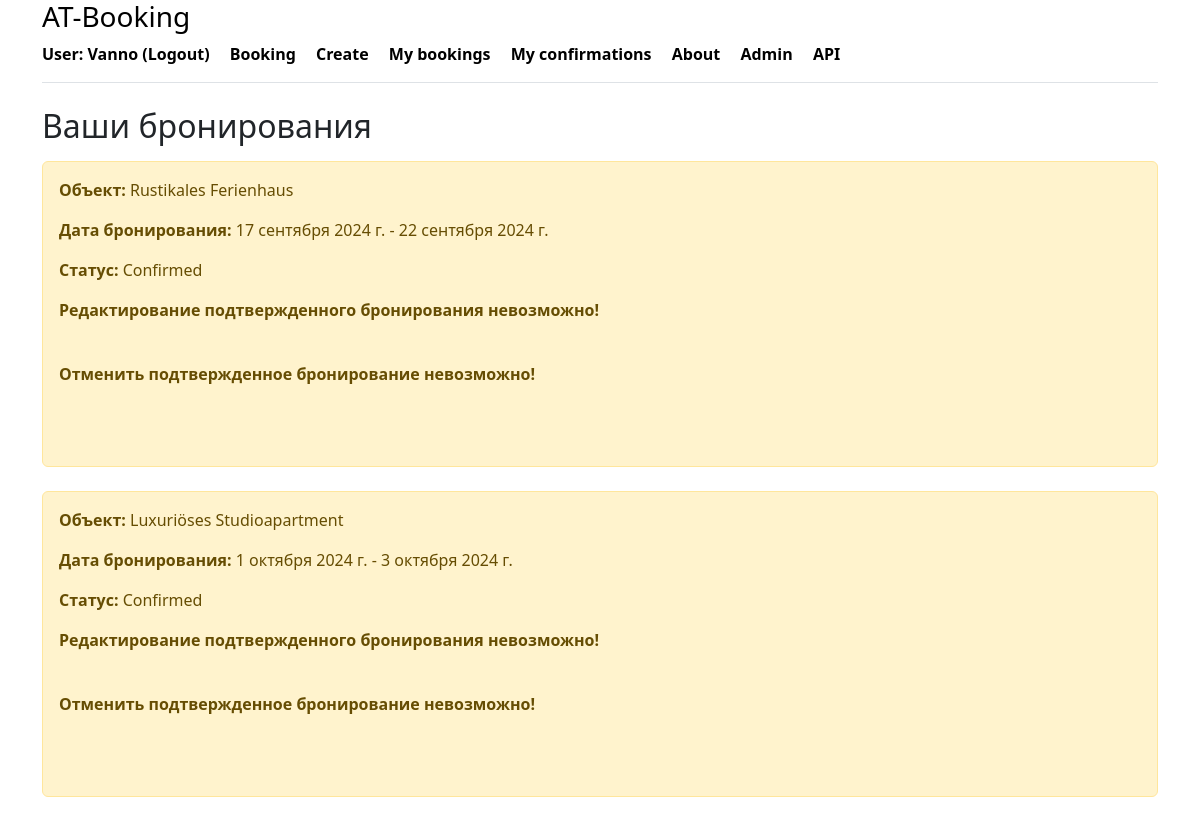
Page /my_bookings/ (signed in) on the committed database.
### booking/models.py (models this page shows, shortened)
class Booking(models.Model):
    class BookingStatus(models.TextChoices):
        CONFIRMED = 'CONFIRMED', _('Confirmed')
        PENDING = 'PENDING', _('Pending confirmation')
        CANCELED = 'CANCELED', _('Canceled')
        UNCONFIRMED = 'UNCONFIRMED', _('Unconfirmed')
    status = models.CharField(
        _('Status'),
        max_length=20,
        choices=BookingStatus.choices,
        default=BookingStatus.UNCONFIRMED
    ) # Статус бронирования
    owner = models.ForeignKey(
        User,
        on_delete=models.CASCADE,
        related_name='bookings'
    ) # Пользователь, который забронировал
    created_at = models.DateTimeField(
        auto_now_add=True
    ) # Дата создания бронирования
    date_from = models.DateField(
        _('Booking from'),
        null=True,
        blank=True) # Дата начала бронирования
    date_to = models.DateField(
        _('Booking to'),
        null=True,
        blank=True) # Дата окончания бронирования
    housing = models.ForeignKey(
        Housing,
        on_delete=models.CASCADE,
        related_name='bookings'
    )  # Жилье, которое было забронировано
    class Meta:
        verbose_name_plural = _('bookings')
        verbose_name = _('booking')
        indexes = [
            models.Index(fields=['status']),
            models.Index(fields=['date_from', 'date_to']),
        ]

class Housing(models.Model):
    class HousingType(models.TextChoices):
        APARTMENT = 'APARTMENT', 'Квартира'
        HOUSE = 'HOUSE', 'Дом'
        STUDIO = 'STUDIO', 'Студия'
        CASTLE = 'CASTLE', 'Замок'
        HOTEL = 'HOTEL', 'Гостиница'
        VILLA = 'VILLA', 'Вилла'
        COTTAGE = 'COTTAGE', 'Коттедж'
    name = models.CharField(_('Name of object'), max_length=100)
    type = models.CharField(
        _('Type of object'),
        max_length=20,
        choices=HousingType.choices,
        default=HousingType.APARTMENT
    )
    country = models.CharField(_('Country'), max_length=50)
    post_code = models.CharField(_('Postal code'), max_length=10)
    city = models.CharField(_('City'), max_length=50)
    street = models.CharField(_('Street'), max_length=50, null=True, blank=True)
    house_number = models.CharField(_('House number'), max_length=50, null=True, blank=True)
    rooms = models.IntegerField(_('Number of rooms'))
    description = models.TextField(_('Description'))
    price = models.DecimalField(_('Price'), max_digits=10, decimal_places=2)
    owner = models.ForeignKey(User, on_delete=models.CASCADE, related_name='owner_housings')
    is_visible = models.BooleanField(default=True)
    created_at = models.DateTimeField(auto_now_add=True)
    views = models.IntegerField(default=0)  # Поле для хранения количества просмотров
    class Meta:
        verbose_name_plural = _('housings')
        verbose_name = _('housing')
        indexes = [
            models.Index(fields=['type']),
            models.Index(fields=['price']),
        ]

### booking/views.py (the view)
# urls.py: path('my_bookings/', my_bookings, name='my_bookings'),
@login_required
def my_bookings(request):
    bookings = Booking.objects.filter(owner=request.user)
    reviews = Review.objects.filter(owner=request.user).select_related('housing')
    housing_reviews = {review.housing.id: review for review in reviews}
    context = {
        'bookings': bookings,
        'housing_reviews': housing_reviews,
    }
    return render(request, 'booking/my_bookings.html', context)

### booking/templates/booking/my_bookings.html (shortened to what this page needs)
{% extends 'booking/base.html' %}
{% block content %}
    <h2>Ваши бронирования</h2>
    {% if bookings %}
        <ul class="list-group">
            {% for booking in bookings %}
                <div class="alert alert-warning mt-2">
                    <p><strong>Объект:</strong> {{ booking.housing.name }}</p>
                    <p><strong>Дата бронирования:</strong> {{ booking.date_from }} - {{ booking.date_to }}</p>
                    <p><strong>Статус:</strong> {{ booking.get_status_display }}</p>
                    {% if booking.status != 'CANCELED' %}
                        <form method="post" action="{% url 'cancel_booking' booking.id %}">
                            {% if booking.status != 'CONFIRMED' %}
                                <div class="row">
                                    <a href="{% url 'edit_booking' booking.id %}" class="btn btn-warning">Редактировать бронирование</a>
                                </div>
                            {% else %}
                                <p><strong>Редактирование подтвержденного бронирования невозможно!</strong></p>
                            {% endif %}
                            <br>
                            {% if booking.status != 'CONFIRMED' %}
                                <div class="row">
                                    <button type="submit" class="btn btn-danger">Отменить бронирование</button>
                                </div>
                            {% else %}
                                <p><strong>Отменить подтвержденное бронирование невозможно!</strong></p>
                            {% endif %}
                            <br>
                        </form>
                        <br>
                    {% else %}
                        <p><strong>Это бронирование отменено</strong></p>
                    {% endif %}
                </div>
            {% endfor %}
        </ul>
    {% else %}
        <div class="alert alert-warning mt-2">
            <p><strong>У вас нет бронирований.</strong></p>
        </div>
    {% endif %}
{% endblock %}

### booking/templates/booking/base.html (shortened to what this page needs)
<!DOCTYPE html>
<html lang="ru">
<head>
    <link rel="stylesheet" href="https://cdn.jsdelivr.net/npm/bootstrap@5.3.3/dist/css/bootstrap.min.css">
</head>
<body>
<div class="container">
   <div class="d-flex flex-column flex-md-row align-items-center pb-3 mb-4 border-bottom">
       <a href="/" class="d-flex align-items-center link-body-emphasis text-decoration-none">
        <strong>
          <a class="link-body-emphasis text-decoration-none" href="{% url 'index' %}"><h3>AT-Booking</h3></a>
               {% if user.is_authenticated %}
                   <a class="me-3 py-2 link-body-emphasis text-decoration-none" href="{% url 'logout' %}">User: {{ user.username }} (Logout) </a>
               {% else %}
                   <a class="me-3 py-2 link-body-emphasis text-decoration-none" href="{% url 'login' %}">Login</a>
               {% endif %}
               <a class="me-3 py-2 link-body-emphasis text-decoration-none" href="{% url 'housing_list' %}">Booking</a>
               <a class="me-3 py-2 link-body-emphasis text-decoration-none" href="{% url 'create' %}">Create</a>
               <a class="me-3 py-2 link-body-emphasis text-decoration-none" href="{% url 'my_bookings' %}">My bookings</a>
                <a class="me-3 py-2 link-body-emphasis text-decoration-none" href="{% url 'my_confirmation' %}">My confirmations</a>
                <a class="me-3 py-2 link-body-emphasis text-decoration-none" href="{% url 'about' %}">About</a>
            <a class="me-3 py-2 link-body-emphasis text-decoration-none" href="/admin/">Admin</a>
               <a class="me-3 py-2 link-body-emphasis text-decoration-none" href="/api/">API</a>
        </strong>
   </div>
</div>
<div class="container">
    {% block content %}{% endblock %}
</div>
</body>
</html>

### rows in the picture
Booking: housing.name "Rustikales Ferienhaus", date_from "17 сентября 2024 г.", date_to "22 сентября 2024 г.", status "Confirmed", shows "Редактирование подтвержденного бронирования невозможно!", shows "Отменить подтвержденное бронирование невозможно!"
Booking: housing.name "Luxuriöses Studioapartment", date_from "1 октября 2024 г.", date_to "3 октября 2024 г.", status "Confirmed", shows "Редактирование подтвержденного бронирования невозможно!", shows "Отменить подтвержденное бронирование невозможно!"

### other values in the picture
{{ user.username }} "Vanno"
